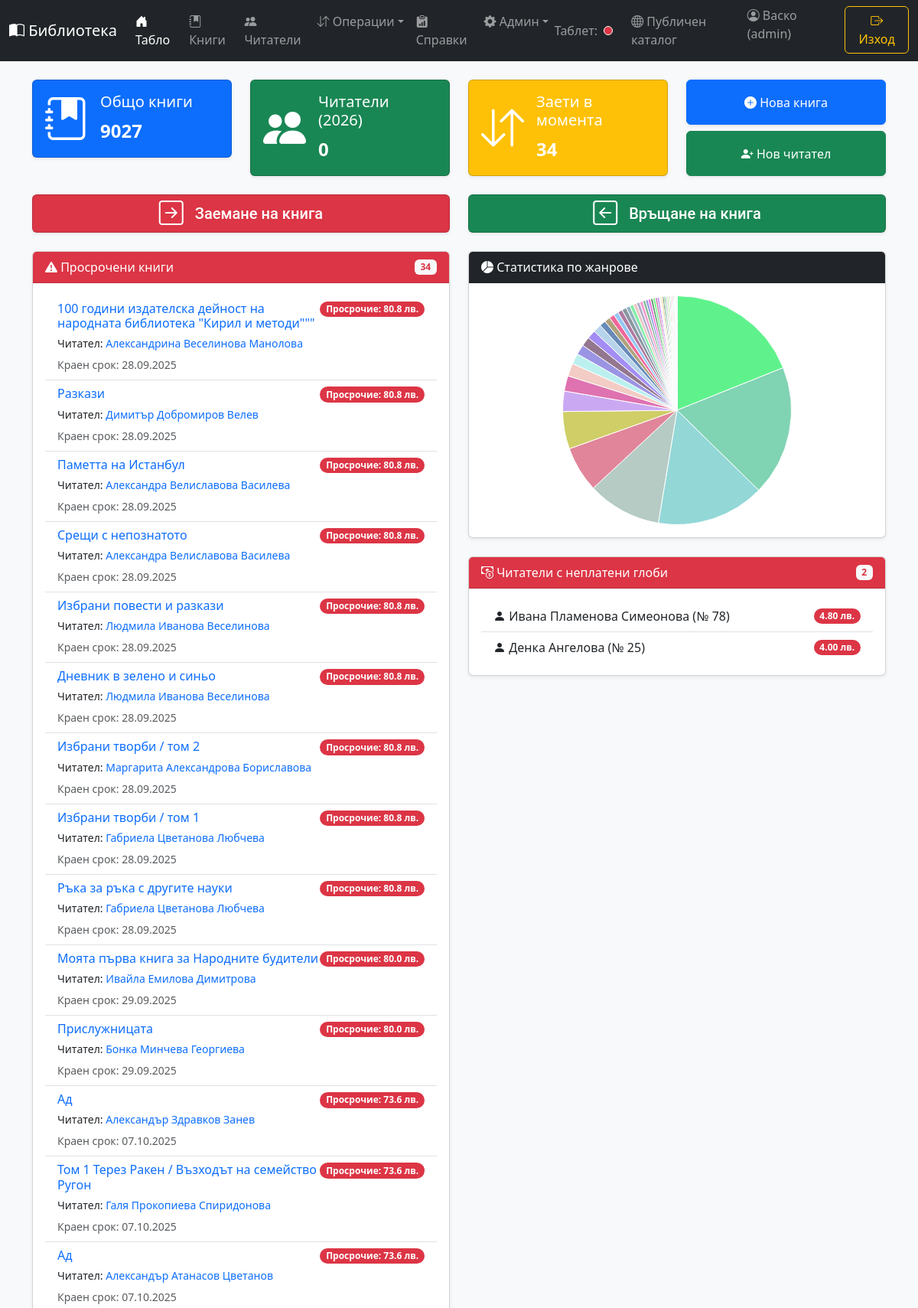
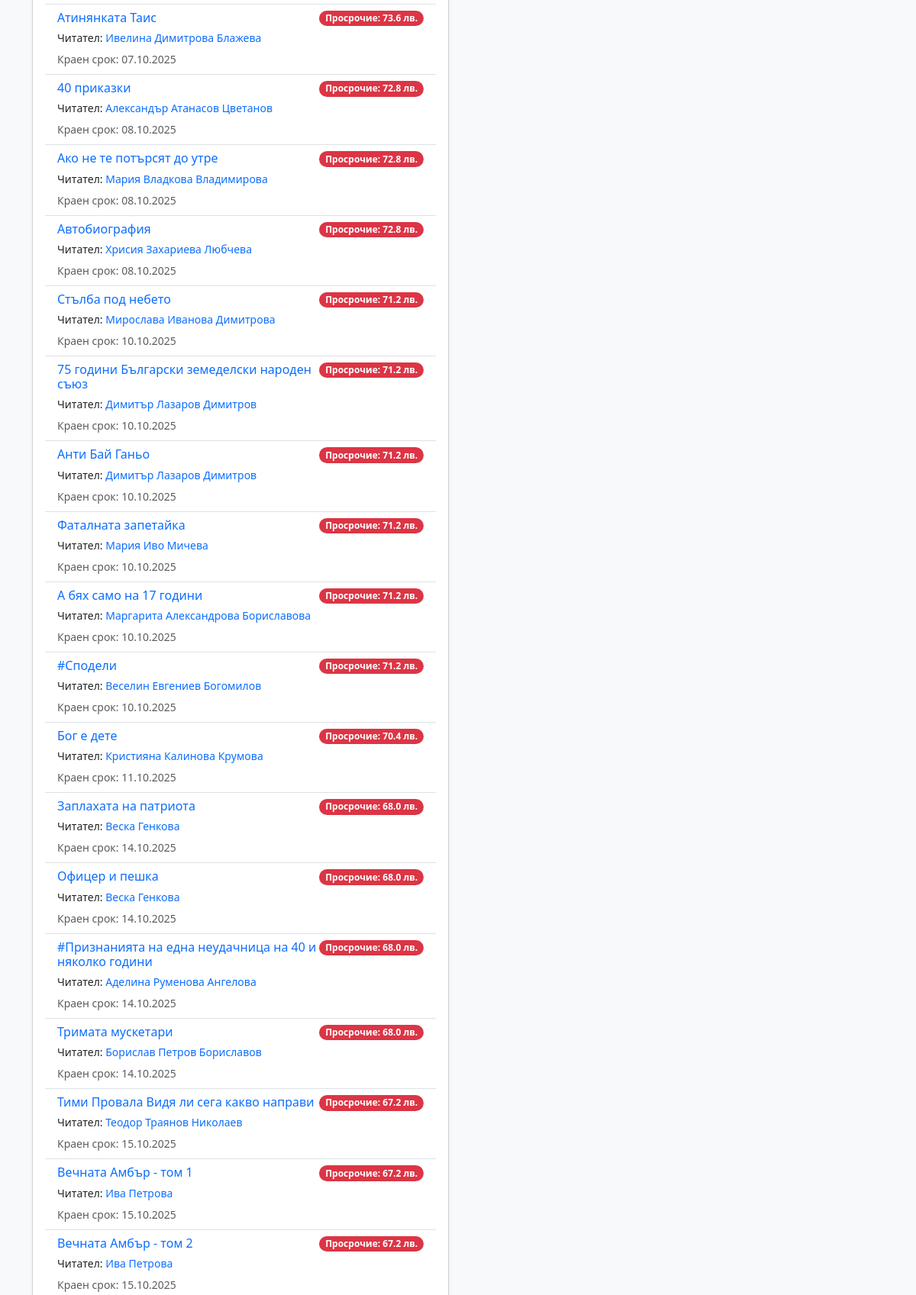
/ (signed in, upper part), run on the app's committed database (2 pictures, top to bottom).
### tables this page shows
CREATE TABLE borrows ( borrow_id INTEGER PRIMARY KEY AUTOINCREMENT, book_tom_no VARCHAR(255) NOT NULL, reader_no VARCHAR(255) NOT NULL, borrow_date DATE NOT NULL, due_date DATE NOT NULL, return_date DATE, signature_path TEXT, fine_amount REAL DEFAULT 0.0, fine_paid_date TEXT, FOREIGN KEY (book_tom_no) REFERENCES books(tom_no), FOREIGN KEY (reader_no) REFERENCES readers(reader_no) );

CREATE TABLE books ( tom_no VARCHAR(255) PRIMARY KEY, isbn VARCHAR(255), author VARCHAR(255) NOT NULL, title VARCHAR(255) NOT NULL, genre VARCHAR(255), publish_year INT, record_date DATE, price DECIMAL(10, 2), is_donation BOOLEAN DEFAULT FALSE , cover_image TEXT);

CREATE TABLE readers ( reader_no VARCHAR(255) PRIMARY KEY, full_name VARCHAR(255) NOT NULL, city VARCHAR(255), address TEXT, phone VARCHAR(50), email VARCHAR(255), profession VARCHAR(255), education VARCHAR(255), gender VARCHAR(10), registration_date DATE, is_under_14 BOOLEAN DEFAULT FALSE, last_registration_year INT );

### application/routes_public.py (the view)
@main_bp.route('/')
@login_required
def index():
    conn = get_db()
    current_year_val = date.today().year
    book_count = conn.execute('SELECT COUNT(*) FROM books').fetchone()[0]
    reader_count = conn.execute('SELECT COUNT(*) FROM readers WHERE last_registration_year = ?', (current_year_val,)).fetchone()[0]
    borrowed_count = conn.execute('SELECT COUNT(*) FROM borrows WHERE return_date IS NULL').fetchone()[0]
    latest_books = conn.execute('SELECT tom_no, title, author, record_date, cover_image FROM books ORDER BY rowid DESC LIMIT 5').fetchall()
    latest_readers = conn.execute('SELECT * FROM readers ORDER BY rowid DESC LIMIT 5').fetchall()
    overdue_books_sql = "SELECT b.title, r.full_name, br.due_date, b.tom_no, r.reader_no FROM borrows br JOIN books b ON br.book_tom_no = b.tom_no JOIN readers r ON br.reader_no = r.reader_no WHERE br.return_date IS NULL AND br.due_date < ? ORDER BY br.due_date"
    overdue_books = conn.execute(overdue_books_sql, (date.today().isoformat(),)).fetchall()
    genre_stats_data = conn.execute("SELECT genre, COUNT(*) as count FROM books WHERE genre IS NOT NULL GROUP BY genre ORDER BY count DESC").fetchall()
    chart_data = { "labels": [g['genre'] for g in genre_stats_data], "data": [g['count'] for g in genre_stats_data] }
    professions_for_modal = conn.execute('SELECT * FROM professions ORDER BY name').fetchall()
    educations_for_modal = conn.execute('SELECT * FROM educations ORDER BY name').fetchall()
    genres_for_modal = conn.execute('SELECT * FROM genres ORDER BY name').fetchall()
    unpaid_fines_sql = """
        SELECT r.reader_no, r.full_name, SUM(br.fine_amount) as total_fine
        FROM readers r
        JOIN borrows br ON r.reader_no = br.reader_no
        WHERE br.fine_amount > 0 AND br.fine_paid_date IS NULL
        GROUP BY r.reader_no, r.full_name
        ORDER BY total_fine DESC
    """
    readers_with_fines = conn.execute(unpaid_fines_sql).fetchall()
    template_context = {
        'book_count': book_count, 'reader_count': reader_count, 'borrowed_count': borrowed_count,
        'latest_books': latest_books, 'latest_readers': latest_readers, 'overdue_books': overdue_books,
        'chart_data': chart_data, 'calculate_fine': calculate_fine,
        'professions_for_modal': professions_for_modal,
        'educations_for_modal': educations_for_modal,
        'genres_for_modal': genres_for_modal,
        'readers_with_fines': readers_with_fines  # Подаваме новите данни към шаблона
    }
    return render_template('index.html', **template_context)

### application/utils.py (called while the page is built)
def get_setting(key, default=None):
    if 'settings' not in g:
        conn = get_db()
        settings_data = conn.execute('SELECT key, value FROM settings').fetchall()
        g.settings = {row['key']: row['value'] for row in settings_data}
    return g.settings.get(key, default)

def calculate_fine(due_date_str):
    if not due_date_str:
        return 0.0
    try:
        due_date = None
        if isinstance(due_date_str, date):
            due_date = due_date_str
        elif isinstance(due_date_str, datetime):
            due_date = due_date_str.date()
        else:
            date_part = str(due_date_str).split(" ")[0]
            due_date = datetime.strptime(date_part, '%Y-%m-%d').date()
        if date.today() > due_date:
            overdue_days = (date.today() - due_date).days
            fine_per_day = float(get_setting('fine_per_day', 0.10))
            return round(overdue_days * fine_per_day, 2)
    except (ValueError, TypeError):
        print(f"ПРЕДУПРЕЖДЕНИЕ: Невалидна дата за изчисляване на глоба: '{due_date_str}'")
        return 0.0
    return 0.0

def login_required(f):
    @wraps(f)
    def decorated_function(*args, **kwargs):
        if 'user_id' not in session:
            return redirect(url_for('auth.login_page'))
        return f(*args, **kwargs)
    return decorated_function

### application/templates/index.html (shortened to what this page needs)
{% extends "base.html" %}
{% block content %}
<div class="row align-items-stretch mb-4">
    <div class="col-lg-9">
        <div class="row h-100">
            <div class="col-md-4 mb-3 mb-md-0">
                <a href="{{ url_for('books.books_list_page') }}" class="stat-card-link">
                    <div class="card text-white bg-primary h-100 shadow-sm">
                        <div class="card-body d-flex align-items-center">
                            <i class="bi bi-journal-bookmark-fill display-4 me-3"></i>
                            <div>
                                <h5 class="card-title">Общо книги</h5>
                                <p class="card-text fs-4 fw-bold">{{ book_count }}</p>
                            </div>
                        </div>
                    </div>
                </a>
            </div>
            <div class="col-md-4 mb-3 mb-md-0">
                <a href="{{ url_for('readers.readers_list_page') }}" class="stat-card-link">
                    <div class="card text-white bg-success h-100 shadow-sm">
                        <div class="card-body d-flex align-items-center">
                            <i class="bi bi-people-fill display-4 me-3"></i>
                            <div>
                                <h5 class="card-title">Читатели ({{ current_year }})</h5>
                                <p class="card-text fs-4 fw-bold">{{ reader_count }}</p>
                            </div>
                        </div>
                    </div>
                </a>
            </div>
            <div class="col-md-4">
                <a href="{{ url_for('transactions.return_page') }}" class="stat-card-link">
                    <div class="card text-white bg-warning h-100 shadow-sm">
                        <div class="card-body d-flex align-items-center">
                            <i class="bi bi-arrow-down-up display-4 me-3"></i>
                            <div>
                                <h5 class="card-title">Заети в момента</h5>
                                <p class="card-text fs-4 fw-bold">{{ borrowed_count }}</p>
                            </div>
                        </div>
                    </div>
                </a>
            </div>
        </div>
    </div>
    <div class="col-lg-3 d-flex flex-column gap-2">
        <button type="button" class="btn btn-primary btn-block h-100 shadow-sm" data-bs-toggle="modal" data-bs-target="#addBookModal">
            <i class="bi bi-plus-circle-fill"></i> Нова книга
        </button>
        <button type="button" class="btn btn-success btn-block h-100 shadow-sm" data-bs-toggle="modal" data-bs-target="#addReaderModal">
            <i class="bi bi-person-plus-fill"></i> Нов читател
        </button>
    </div>
</div>
<div class="row mb-4">
    <div class="col-md-6 mb-3 mb-md-0">
        <div class="card bg-danger shadow-sm h-100">
            <a href="{{ url_for('transactions.borrow_page') }}" class="action-button">
                <i class="bi bi-arrow-right-square"></i>
                <span>Заемане на книга</span>
            </a>
        </div>
    </div>
    <div class="col-md-6">
        <div class="card bg-success shadow-sm h-100">
            <a href="{{ url_for('transactions.return_page') }}" class="action-button">
                <i class="bi bi-arrow-left-square"></i>
                <span>Връщане на книга</span>
            </a>
        </div>
    </div>
</div>
<div class="row">
    <div class="col-lg-6 mb-4">
        <div class="card h-100 shadow-sm">
            <div class="card-header bg-danger text-white d-flex justify-content-between align-items-center">
                <span><i class="bi bi-exclamation-triangle-fill"></i> Просрочени книги</span>
                <span class="badge bg-light text-danger">{{ overdue_books|length }}</span>
            </div>
            <div class="card-body">
                {% if overdue_books %}
                <div class="list-group list-group-flush">
                    {% for book in overdue_books %}
                    <div class="list-group-item">
                        <div class="d-flex w-100 justify-content-between">
                            <h6 class="mb-1"><a href="{{ url_for('books.book_details_page', tom_no=book.tom_no) }}" class="text-decoration-none">{{ book.title }}</a></h6>
                            <span class="badge bg-danger rounded-pill align-self-start">Просрочие: {{ calculate_fine(book.due_date) }} лв.</span>
                        </div>
                        <p class="mb-1"><small>Читател: <a href="{{ url_for('readers.reader_details_page', reader_no=book.reader_no) }}" class="text-decoration-none">{{ book.full_name }}</a></small></p>
                        <small class="text-muted">Краен срок: {{ book.due_date|dmy }}</small>
                    </div>
                    {% endfor %}
                </div>
                {% else %}<p class="text-center text-muted mt-3">Няма просрочени книги.</p>{% endif %}
            </div>
        </div>
    </div>
    <div class="col-lg-6 mb-4">
        <div class="card shadow-sm mb-4"> <div class="card-header bg-dark text-white"><i class="bi bi-pie-chart-fill"></i> Статистика по жанрове</div>
            <div class="card-body d-flex justify-content-center align-items-center" style="min-height: 300px;"><canvas id="genreChart"></canvas></div>
        </div>
        <div class="card shadow-sm"> <div class="card-header bg-danger text-white d-flex justify-content-between align-items-center">
                <span><i class="bi bi-cash-coin"></i> Читатели с неплатени глоби</span>
                <span class="badge bg-light text-danger">{{ readers_with_fines|length }}</span>
            </div>
            <div class="card-body">
                {% if readers_with_fines %}
                    <div class="list-group list-group-flush">
                        {% for reader in readers_with_fines %}
                            <a href="{{ url_for('readers.reader_details_page', reader_no=reader.reader_no) }}" class="list-group-item list-group-item-action d-flex justify-content-between align-items-center">
                                <span><i class="bi bi-person-fill"></i> {{ reader.full_name }} (№ {{ reader.reader_no }})</span>
                                <span class="badge bg-danger rounded-pill">{{ "%.2f лв."|format(reader.total_fine) }}</span>
                            </a>
                        {% endfor %}
                    </div>
                {% else %}
                    <p class="text-center text-muted mt-3">Няма читатели с неплатени глоби.</p>
                {% endif %}
            </div>
        </div>
    </div>
</div>
{% endblock %}

### application/static/app.css (style rules this page uses)
body { display: flex; flex-direction: column; min-height: 100vh; background-color: #f8f9fa; }

### application/templates/index.html (style rules this page uses)
.action-button { display: flex; align-items: center; justify-content: center; text-decoration: none; color: white; height: 100%; font-family: 'Roboto', sans-serif; font-weight: 500; font-size: 1.25rem; transition: transform 0.2s ease-in-out; }
.action-button i { font-size: 2rem; margin-right: 15px; }
.stat-card-link { text-decoration: none; color: white; transition: transform 0.2s ease-in-out; display: block; }

### data on the page
borrows: title "100 години издателска дейност на народната библиотека \"Кирил и методи\"\"\"", due_date "80.8", full_name "Александрина Веселинова Манолова", due_date|dmy "28.09.2025"
borrows: title "Разкази", due_date "80.8", full_name "Димитър Добромиров Велев", due_date|dmy "28.09.2025"
borrows: title "Паметта на Истанбул", due_date "80.8", full_name "Александра Велиславова Василева", due_date|dmy "28.09.2025"
borrows: title "Срещи с непознатото", due_date "80.8", full_name "Александра Велиславова Василева", due_date|dmy "28.09.2025"
borrows: title "Избрани повести и разкази", due_date "80.8", full_name "Людмила Иванова Веселинова", due_date|dmy "28.09.2025"
borrows: title "Дневник в зелено и синьо", due_date "80.8", full_name "Людмила Иванова Веселинова", due_date|dmy "28.09.2025"
borrows: title "Избрани творби / том 2", due_date "80.8", full_name "Маргарита Александрова Бориславова", due_date|dmy "28.09.2025"
borrows: title "Избрани творби / том 1", due_date "80.8", full_name "Габриела Цветанова Любчева", due_date|dmy "28.09.2025"
borrows: title "Ръка за ръка с другите науки", due_date "80.8", full_name "Габриела Цветанова Любчева", due_date|dmy "28.09.2025"
borrows: title "Моята първа книга за Народните будители", due_date "80.0", full_name "Ивайла Емилова Димитрова", due_date|dmy "29.09.2025"
borrows: title "Прислужницата", due_date "80.0", full_name "Бонка Минчева Георгиева", due_date|dmy "29.09.2025"
borrows: title "Ад", due_date "73.6", full_name "Александър Здравков Занев", due_date|dmy "07.10.2025"
borrows: title "Том 1 Терез Ракен / Възходът на семейство Ругон", due_date "73.6", full_name "Галя Прокопиева Спиридонова", due_date|dmy "07.10.2025"
borrows: title "Ад", due_date "73.6", full_name "Александър Атанасов Цветанов", due_date|dmy "07.10.2025"
borrows: title "Атинянката Таис", due_date "73.6", full_name "Ивелина Димитрова Блажева", due_date|dmy "07.10.2025"
borrows: title "40 приказки", due_date "72.8", full_name "Александър Атанасов Цветанов", due_date|dmy "08.10.2025"
borrows: title "Ако не те потърсят до утре", due_date "72.8", full_name "Мария Владкова Владимирова", due_date|dmy "08.10.2025"
borrows: title "Автобиография", due_date "72.8", full_name "Хрисия Захариева Любчева", due_date|dmy "08.10.2025"
borrows: title "Стълба под небето", due_date "71.2", full_name "Мирослава Иванова Димитрова", due_date|dmy "10.10.2025"
borrows: title "75 години Български земеделски народен съюз", due_date "71.2", full_name "Димитър Лазаров Димитров", due_date|dmy "10.10.2025"
borrows: title "Анти Бай Ганьо", due_date "71.2", full_name "Димитър Лазаров Димитров", due_date|dmy "10.10.2025"
borrows: title "Фаталната запетайка", due_date "71.2", full_name "Мария Иво Мичева", due_date|dmy "10.10.2025"
borrows: title "А бях само на 17 години", due_date "71.2", full_name "Маргарита Александрова Бориславова", due_date|dmy "10.10.2025"
borrows: title "#Сподели", due_date "71.2", full_name "Веселин Евгениев Богомилов", due_date|dmy "10.10.2025"
borrows: title "Бог е дете", due_date "70.4", full_name "Кристияна Калинова Крумова", due_date|dmy "11.10.2025"
borrows: title "Заплахата на патриота", due_date "68.0", full_name "Веска Генкова", due_date|dmy "14.10.2025"
borrows: title "Офицер и пешка", due_date "68.0", full_name "Веска Генкова", due_date|dmy "14.10.2025"
borrows: title "#Признанията на една неудачница на 40 и няколко години", due_date "68.0", full_name "Аделина Руменова Ангелова", due_date|dmy "14.10.2025"
borrows: title "Тримата мускетари", due_date "68.0", full_name "Борислав Петров Бориславов", due_date|dmy "14.10.2025"
borrows: title "Тими Провала Видя ли сега какво направи", due_date "67.2", full_name "Теодор Траянов Николаев", due_date|dmy "15.10.2025"
borrows: title "Вечната Амбър - том 1", due_date "67.2", full_name "Ива Петрова", due_date|dmy "15.10.2025"
borrows: title "Вечната Амбър - том 2", due_date "67.2", full_name "Ива Петрова", due_date|dmy "15.10.2025"
readers: full_name "Ивана Пламенова Симеонова", reader_no "78", total_fine "4.80 лв."
readers: full_name "Денка Ангелова", reader_no "25", total_fine "4.00 лв."

### other printed values
{{ session.username }} "Васко"
{{ session.role }} "admin"
{{ book_count }} "9027"
{{ reader_count }} "0"
{{ borrowed_count }} "34"
{{ overdue_books|length }} "34"
{{ readers_with_fines|length }} "2"
